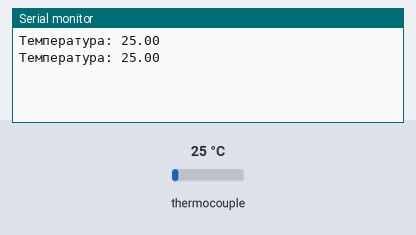
This sketch was run on a simulated Arduino Uno, built for the host (arithmetic inside an expression is 32-bit, double 64-bit). Parts: the last lines printed to the serial monitor. Inputs (shaded band) come from the test bench; at power-on: thermocouple 25 °C.

Above: at 1.3 s.
1.4 s: thermocouple set to 6 °C
At 2.7 s:
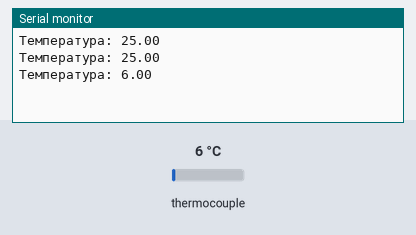
2.9 s: thermocouple set to 75 °C
At 3.6 s:
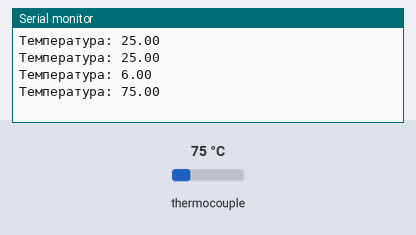
Timing chart, 0 to 5.9 s (numbered marks = the images above; inputs shaded):
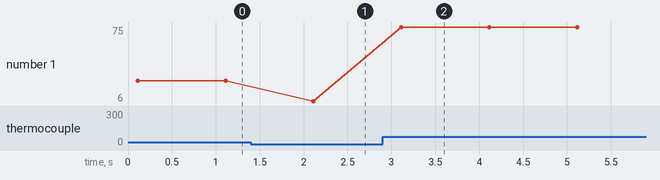

The sketch:

Thermostat.ino
```cpp
#include <Adafruit_MAX31865.h>

// Используем D2 (GPIO4) для CS — он не конфликтует с кнопкой прошивки
Adafruit_MAX31865 thermo = Adafruit_MAX31865(4);

#define RREF      430.0   // Опорный резистор на модуле (430 Ом для PT100)
#define RNOMINAL  100.0   // Номинал PT100 при 0°C

void setup() {
  Serial.begin(74880);

  // Попробуйте добавить задержку перед инициализацией
  delay(100);
  thermo.begin(MAX31865_2WIRE);
  // Некоторые клоны требуют явного включения Bias и паузы
  thermo.enableBias(true);
  delay(10);
}

void loop() {
  thermo.clearFault();
  float temp = thermo.temperature(RNOMINAL, RREF);
  Serial.print("Температура: ");
  Serial.println(temp);

  uint8_t fault = thermo.readFault();
  if (fault) {
    Serial.print("Ошибка 0x"); Serial.println(fault, HEX);
    thermo.clearFault();
  }
  delay(1000);
}
```

Measured:
- after the input at 1.4 s, the serial monitor: prints a new line after 0.71 s (image 1)
- after the input at 2.9 s, the serial monitor: prints a new line after 0.21 s (image 2)
- plotted number 1: 25 → 6 after the input at 1.4 s, 6 → 75 after the input at 2.9 s
